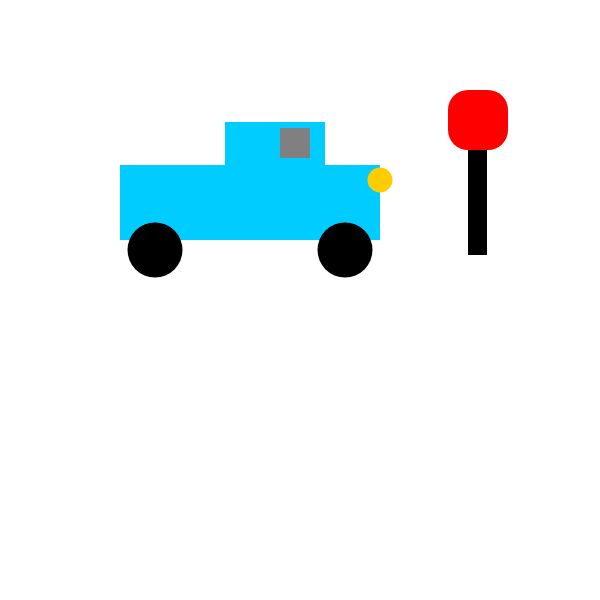
Frame 1 (no input)
Frame 60 (no input): identical to frame 1, image omitted
Frame 120 (the mouse pressed at the canvas centre since frame 60): identical to frame 1, image omitted

The p5.js sketch that drew this single still picture (run headless with seeded random() and noise() and a simulated clock; from frame 60 on, the mouse is pressed at the canvas centre):

// p5.js sketch
// ── sketch.js
function setup() {
    createCanvas(600, 600);
}
function draw() {
    background(255);
    let k = color(0, 204, 255);
    fill(k);
    noStroke();
    rect(120, 165, 260, 75);

    let l = color(0, 204, 255);
    fill(l);
    noStroke();
    rect(225, 122, 100, 75);

    let g = color(128, 128, 128);
    fill(g);
    noStroke();
    rect(280, 128, 30, 30);


    let h = color(255, 204, 0);
    fill(h);
    noStroke();
    ellipse(380, 180, 25, 25);

    let c = color(0, 0, 0);
    fill(c);
    noStroke();
    ellipse(345, 250, 55, 55);
    ellipse(155, 250, 55, 55);
    rect(468, 120, 19, 135)

    let a = color(255, 0, 0);
    fill(a);
    noStroke();
    rect(448, 90, 60, 60, 20);

}
